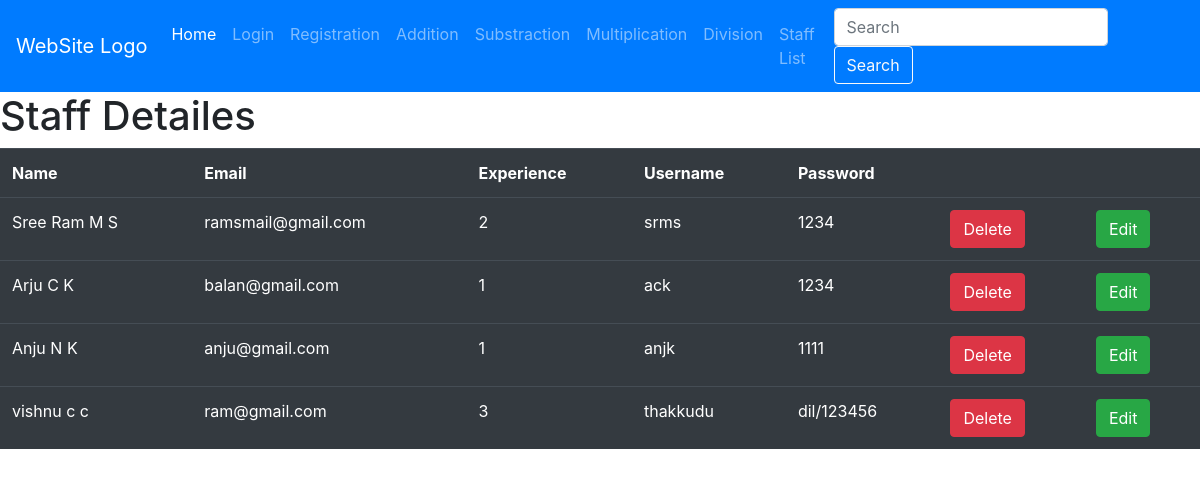
Before: /account/staff/ with the older database file.
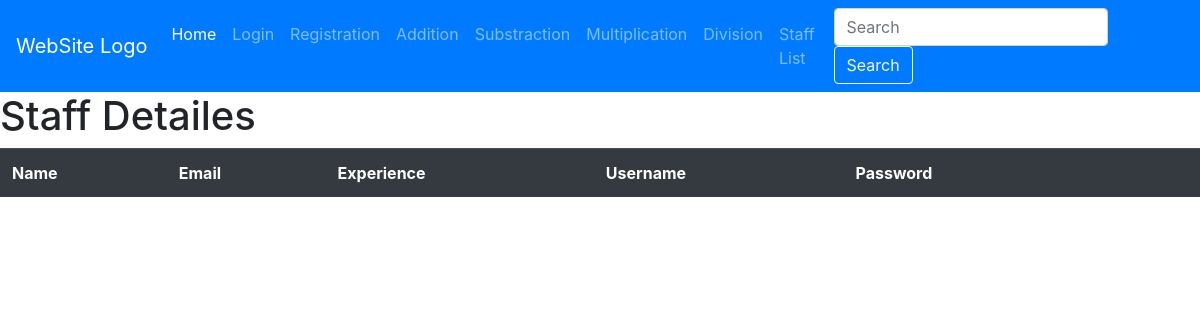
After: the same page with the newer database file.
### account/models.py (models this page shows, shortened)
class Staff(models.Model):
    first=models.CharField(max_length=100)
    last=models.CharField(max_length=100)
    mail=models.EmailField()
    exp=models.IntegerField()
    username=models.CharField(max_length=100)
    password=models.CharField(max_length=100)

### account/views.py (the view)
# urls.py: path('staff/',StaffView.as_view(),name="Staff"),
class StaffView(View):
    def get (self,req,*args,**kwargs):
        res=Staff.objects.all()
        return render (req,"Staff list.html",{"data":res})

### account/templates/Staff list.html (shortened to what this page needs)
{% extends 'nav.html' %}
{% block nav %}
<h1 class="">Staff Detailes</h1>
<table class="table table-dark">
    <tr>
        <th> Name</th>
        <th> Email</th>
        <th> Experience</th>
        <th> Username</th>
        <th> Password</th>
        <th></th>
        <th></th>
    </tr>
    {% for i in data %}
    <tr>
        <td>{{i.first}} {{i.last}}</td>
        <td>{{i.mail}}</td>
        <td>{{i.exp}}</td>
        <td>{{i.username}}</td>
        <td>{{i.password}}</td>
        <td> <a href="{% url 'DelStaff' i.id %}" class="btn btn-danger">Delete</a> </td>
        <td> <a href="{% url 'EditStaff' i.id %}" class="btn btn-success"> Edit </a> </td>
    </tr>
    {% endfor %}
{% endblock nav %}

### account/templates/nav.html (shortened to what this page needs)
  <!doctype html>
<html lang="en">
  <head>
    <link rel="stylesheet" href="https://stackpath.bootstrapcdn.com/bootstrap/4.3.1/css/bootstrap.min.css">
  </head>
  <body>
    <nav class="navbar navbar-expand-lg navbar-dark bg-primary">
        <a class="navbar-brand" href="#">WebSite Logo</a>
        <div class="collapse navbar-collapse" id="navbarSupportedContent">
          <ul class="navbar-nav mr-auto">
            <li class="nav-item active">
              <a class="nav-link" href="{% url 'Home' %}">Home <span class="sr-only">(current)</span></a>
            </li>
            <li class="nav-item">
              <a class="nav-link" href="{% url 'Login' %}">Login</a>
            </li>
            <li class="nav-item">
              <a class="nav-link" href="{% url 'Registration' %}">Registration</a>
            </li>
            <li class="nav-item">
              <a class="nav-link" href="{% url 'Addition' %}"> Addition </a>
            </li>
            <li class="nav-item">
              <a class="nav-link" href="{% url 'Substraction' %}"> Substraction </a>
            </li>
            <li class="nav-item">
              <a class="nav-link" href="{% url 'Multiplication' %}"> Multiplication </a>
            </li>
            <li class="nav-item">
              <a class="nav-link" href="{% url 'Division' %}"> Division </a>
            </li>
            <li class="nav-item">
              <a class="nav-link" href="{% url 'Staff' %}"> Staff List </a>
            </li>
          </ul>
          <form class="form-inline my-2 my-lg-0">
            <input class="form-control mr-sm-2" type="search" placeholder="Search" aria-label="Search">
            <button class="btn btn-outline-light my-2 my-sm-0" type="submit">Search</button>
          </form>
        </div>
      </nav>
      {% block nav %}
      {% endblock nav %}
 </body>
</html>

Changed rows visible on the page:
removed Staff: first "Sree Ram", last "M S", mail "ramsmail@gmail.com", exp "2", username "srms", password "1234"
removed Staff: first "Arju", last "C K", mail "balan@gmail.com", exp "1", username "ack", password "1234"
removed Staff: first "Anju", last "N K", mail "anju@gmail.com", exp "1", username "anjk", password "1111"
removed Staff: first "vishnu", last "c c", mail "ram@gmail.com", exp "3", username "thakkudu", password "dil/123456"
